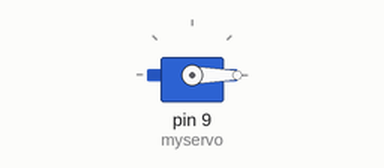
The sketch below on a simulated Arduino Uno, built with avr-gcc and run on an emulated ATmega328P. On the bench: servo.

Above: at 0.05 s.
At 0.3 s:
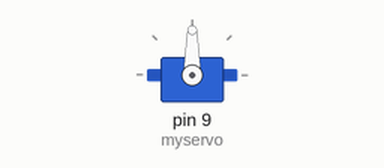
At 0.6 s:
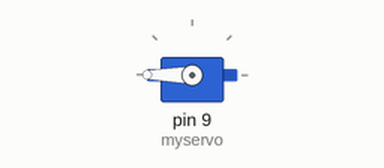
Timing chart, 0 to 3.0 s (numbered marks = the images above):
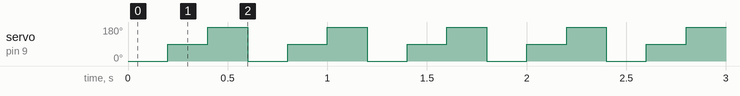

The sketch:

servomg995Codes.ino
```cpp
//for servo mg995
#include <Servo.h>

Servo myservo;  //create an object of class servo

void setup() {
  myservo.attach(9);  // attaches the servo on pin 9 to the servo object
}

void loop() {
  //the servo rotates clockwise for 0<value<90 and -ve clockwise from 90<value<180
  //apply apropriate delay to gain desiered angle
 myservo.write(0);
 delay(200);
 myservo.write(90);
 delay(200);
 myservo.write(180);
 delay(200);
}
```

Measured:
- by itself, servo on pin 9 (myservo): repeats every 0.60 s: 180° 0.20 s, 0° 0.20 s, 90° 0.20 s
